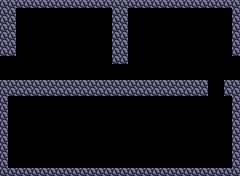

The image is a tile-based game level rendered from a .tmx file. Its description and source (layers, tilesets, objects; grid data summarised) follow:
An orthogonal 30x22 tile map with 8x8 px tiles, 1 tile layer (Tile Layer 1) and 1 object (entity).

<map version="1.10" tiledversion="1.11.2" orientation="orthogonal" renderorder="right-down" width="30" height="22" tilewidth="8" tileheight="8" infinite="0" nextlayerid="3" nextobjectid="3">
 <tileset firstgid="1" source="../tilesets/tileset.tsx" />
 <layer id="1" name="Tile Layer 1" width="30" height="22">
  <data>[660 cells, 166 non-empty, 1 distinct tile ids]</data>
 </layer>
 <objectgroup id="2" name="Objects">
  <object id="1" name="player" type="entity" x="32" y="56" width="8" height="8" />
 </objectgroup>
</map>
